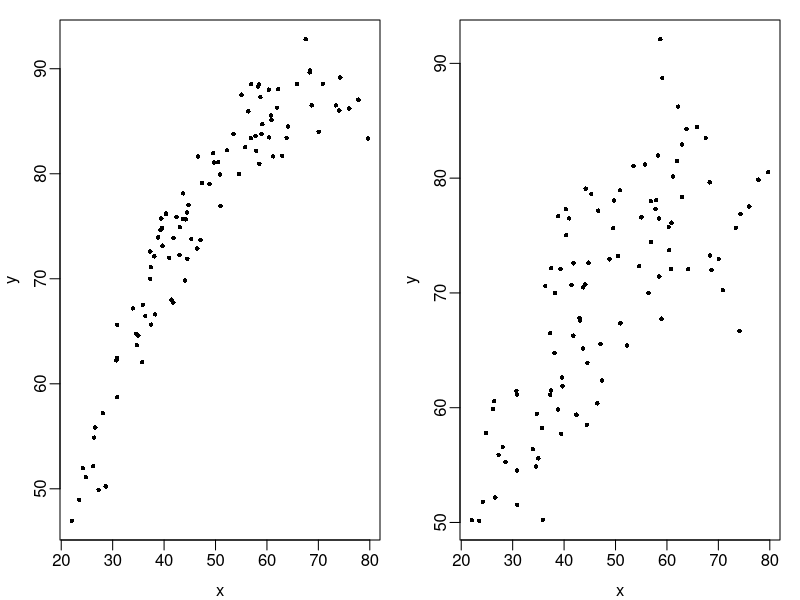

This figure's R source:
#*********************************************************************************************************
# FILE:    C:\Projects\Practical Tools Book\Book Chapters\14 Calibration\Examples\Fig 14.1.R
# PROJECT:  Practical Tools for Designing and Weighting Survey Samples
# DATE:     03/24/2012
# AUTHOR:   R. Valliant
# PURPOSE:  Two plots with different strength of x-y relationship
#*********************************************************************************************************

set.seed(323)
n0 <- 100
x <- rgamma(n=n0, shape=10, scale=5)
range(x)
 
y1 <- 2.5*x - 0.018*x^2 + rnorm(n0, 0, 2)*(x^0.08)
y2 <- 2.5*x - 0.02*x^2 + rnorm(n0, 0, 2)*x^(0.285)

postscript("C:\\Projects\\Practical Tools Book\\Book Chapters\\14 Calibration\\Examples\\Fig 14.1.eps",
           width=6,
           height=4)

par(mfrow=c(1,2), mar = c(3,3,1,1),
    mgp = c(2,0.5,0))
plot(x,y1,
     pch = 16,
     cex=0.6,
     ylab = "y")
plot(x,y2,
     pch = 16,
     cex=0.6,
     ylab = "y")

dev.off()
